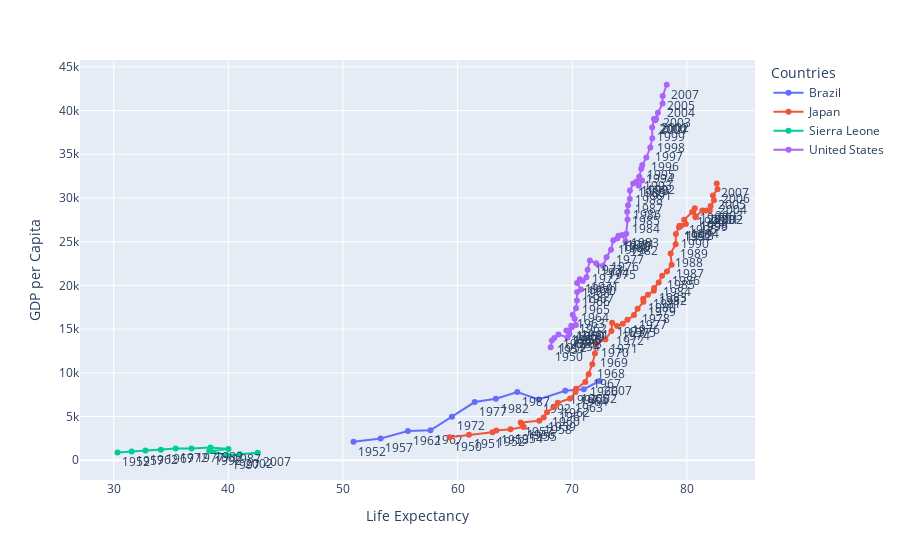

The code cell stored with this chart in its notebook:
### Code cell
countries = ['Sierra Leone', 'Japan', 'Brazil', 'United States']
fig = px.line(df.query("country in @countries", engine = 'python'), x="lifeExp", y="gdpPercap", color="country", text="year", 
            labels = {'lifeExp' : 'Life Expectancy', 'gdpPercap' : 'GDP per Capita', 'country' : 'Countries'})
fig.update_traces(textposition="bottom right")
fig.show()

### Figure 1 — Plotly figure (JSON) as saved in the notebook; plotly's stock layout.template omitted (floating-point values rounded to 4 significant figures)
{"data": [{"hovertemplate": "Countries=Brazil<br>Life Expectancy=%{x}<br>GDP per Capita=%{y}<br>year=%{text}<extra></extra>", "legendgroup": "Brazil", "line": {"color": "#636efa", "dash": "solid"}, "marker": {"symbol": "circle"}, "mode": "markers+text+lines", "name": "Brazil", "orientation": "v", "showlegend": true, "text": [1952, 1957, 1962, 1967, 1972, 1977, 1982, 1987, 1992, 1997, 2002, 2007], "textposition": "bottom right", "type": "scatter", "x": [50.92, 53.28, 55.66, 57.63, 59.5, 61.49, 63.34, 65.2, 67.06, 69.39, 71.01, 72.39], "xaxis": "x", "y": [2109.0, 2487.0, 3337.0, 3430.0, 4986.0, 6660.0, 7031.0, 7807.0, 6950.0, 7958.0, 8131.0, 9066.0], "yaxis": "y"}, {"hovertemplate": "Countries=Japan<br>Life Expectancy=%{x}<br>GDP per Capita=%{y}<br>year=%{text}<extra></extra>", "legendgroup": "Japan", "line": {"color": "#EF553B", "dash": "solid"}, "marker": {"symbol": "circle"}, "mode": "markers+text+lines", "name": "Japan", "orientation": "v", "showlegend": true, "text": [1950, 1951, 1952, 1953, 1954, 1955, 1956, 1957, 1958, 1959, 1960, 1961, 1962, 1963, 1964, 1965, 1966, 1967, 1968, 1969, 1970, 1971, 1972, 1973, 1974, 1975, 1976, 1977, 1978, 1979, 1980, 1981, 1982, 1983, 1984, 1985, 1986, 1987, 1988, 1989, 1990, 1991, 1992, 1993, 1994, 1995, 1996, 1997, 1998, 1999, 2000, 2001, 2002, 2003, 2004, 2005, 2006, 2007], "textposition": "bottom right", "type": "scatter", "x": [59.3, 60.99, 63.03, 63.37, 64.61, 65.77, 65.63, 65.5, 67.12, 67.51, 67.8, 68.45, 68.73, 69.81, 70.28, 70.33, 71.14, 71.43, 71.75, 71.98, 72.07, 72.89, 73.42, 73.48, 73.91, 74.41, 74.81, 75.38, 75.7, 76.21, 76.19, 76.6, 77.11, 77.14, 77.54, 77.84, 78.26, 78.67, 78.58, 79.02, 79.04, 79.31, 79.36, 79.51, 79.91, 79.76, 80.46, 80.69, 80.77, 80.74, 81.35, 81.7, 82, 82.07, 82.36, 82.27, 82.67, 82.6], "xaxis": "x", "y": [2645.0, 2927.0, 3217.0, 3407.0, 3555.0, 3815.0, 4059.0, 4318.0, 4528.0, 4893.0, 5489.0, 6094.0, 6577.0, 7061.0, 7804.0, 8170.0, 8957.0, 9848.0, 10990.0, 12220.0, 13370.0, 13820.0, 14780.0, 15740.0, 15340.0, 15620.0, 16070.0, 16610.0, 17330.0, 18120.0, 18490.0, 18940.0, 19380.0, 19700.0, 20340.0, 21110.0, 21590.0, 22380.0, 23660.0, 24700.0, 25870.0, 26650.0, 26820.0, 26820.0, 27040.0, 27510.0, 28390.0, 28820.0, 27900.0, 27810.0, 28560.0, 28570.0, 28600.0, 29070.0, 29740.0, 30290, 31000.0, 31660.0], "yaxis": "y"}, {"hovertemplate": "Countries=Sierra Leone<br>Life Expectancy=%{x}<br>GDP per Capita=%{y}<br>year=%{text}<extra></extra>", "legendgroup": "Sierra Leone", "line": {"color": "#00cc96", "dash": "solid"}, "marker": {"symbol": "circle"}, "mode": "markers+text+lines", "name": "Sierra Leone", "orientation": "v", "showlegend": true, "text": [1952, 1957, 1962, 1967, 1972, 1977, 1982, 1987, 1992, 1997, 2002, 2007], "textposition": "bottom right", "type": "scatter", "x": [30.33, 31.57, 32.77, 34.11, 35.4, 36.79, 38.45, 40.01, 38.33, 39.9, 41.01, 42.57], "xaxis": "x", "y": [879.8, 1004.0, 1117.0, 1206.0, 1354.0, 1348.0, 1465.0, 1294.0, 1069.0, 574.6, 699.5, 862.5], "yaxis": "y"}, {"hovertemplate": "Countries=United States<br>Life Expectancy=%{x}<br>GDP per Capita=%{y}<br>year=%{text}<extra></extra>", "legendgroup": "United States", "line": {"color": "#ab63fa", "dash": "solid"}, "marker": {"symbol": "circle"}, "mode": "markers+text+lines", "name": "United States", "orientation": "v", "showlegend": true, "text": [1950, 1951, 1952, 1953, 1954, 1955, 1956, 1957, 1958, 1959, 1960, 1961, 1962, 1963, 1964, 1965, 1966, 1967, 1968, 1969, 1970, 1971, 1972, 1973, 1974, 1975, 1976, 1977, 1978, 1979, 1980, 1981, 1982, 1983, 1984, 1985, 1986, 1987, 1988, 1989, 1990, 1991, 1992, 1993, 1994, 1995, 1996, 1997, 1998, 1999, 2000, 2001, 2002, 2003, 2004, 2005, 2007], "textposition": "bottom right", "type": "scatter", "x": [68.12, 68.22, 68.44, 68.79, 69.58, 69.63, 69.71, 69.49, 69.76, 69.98, 69.91, 70.32, 70.21, 70.04, 70.33, 70.41, 70.43, 70.76, 70.42, 70.66, 70.92, 71.24, 71.34, 71.54, 72.08, 72.68, 72.99, 73.38, 73.58, 74.03, 73.93, 74.36, 74.65, 74.71, 74.82, 74.79, 74.87, 75.02, 75.03, 75.32, 75.61, 75.81, 76.09, 75.84, 76.02, 76.11, 76.46, 76.81, 76.98, 76.97, 77.13, 77.25, 77.31, 77.47, 77.88, 77.89, 78.24], "xaxis": "x", "y": [12920.0, 13700.0, 13990.0, 14400.0, 14050.0, 14800.0, 14820.0, 14850.0, 14460.0, 15240.0, 15370.0, 15470.0, 16170.0, 16650.0, 17380.0, 18280.0, 19260.0, 19530.0, 20280.0, 20700.0, 20500.0, 20920.0, 21810.0, 22850.0, 22530.0, 22260.0, 23240.0, 24070.0, 25160.0, 25670.0, 25370.0, 25760.0, 25010.0, 25910.0, 27550.0, 28440.0, 29160.0, 29880.0, 30850.0, 31650.0, 31880.0, 31400.0, 32000.0, 32430.0, 33340.0, 33770.0, 34630.0, 35770.0, 36840.0, 38050.0, 39030.0, 38890.0, 39100.0, 39750.0, 40800.0, 41674, 42950.0], "yaxis": "y"}], "layout": {"legend": {"title": {"text": "Countries"}, "tracegroupgap": 0}, "margin": {"t": 60}, "xaxis": {"anchor": "y", "domain": [0, 1], "title": {"text": "Life Expectancy"}}, "yaxis": {"anchor": "x", "domain": [0, 1], "title": {"text": "GDP per Capita"}}}}
